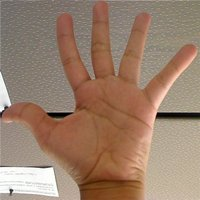
//> input picture Histogram Comparison HSV/Histogram_Comparison_Source_0.jpg, 200 x 200 px
$ ./compareHist_Demo Histogram_Comparison_Source_0.jpg Histogram_Comparison_Source_1.jpg   (built with g++ and OpenCV 4)
//> lines starting //> are read from the running program, lines starting //| are printed output that depends on the picture; after the words box and inside, x2 and y2 are one past the last pixel; in counts of white or black regions, pixels touching at a corner belong together
/**
* @file compareHist_Demo.cpp
* @brief Sample code to use the function compareHist for the HSV colorspace
* @author OpenCV team
*/

//#include "opencv2/imgcodecs.hpp"
#include "opencv2/highgui/highgui.hpp"
#include "opencv2/imgproc/imgproc.hpp"
#include <iostream>
#include <stdio.h>

#include <fstream>

using namespace std;
using namespace cv;

/**
* @function main
*/
int main(int argc, char** argv)
{
	Mat src_base, hsv_base;
	Mat src_test1, hsv_test1;
	Mat src_test2, hsv_test2;
	Mat hsv_half_down;

	/// Load three images with different environment settings
	if (argc < 3)
	{
		printf("** Error. Usage: ./compareHist_Demo <image_settings0> <image_setting1> <image_settings2>\n");
		return -1;
	}

	src_base = imread(argv[1], 1);
//> src_base is the input picture: 200 rows x 200 cols, CV_8UC3; mean B, G, R 107.8, 127.1, 154.3
	src_test1 = imread(argv[2], 1);
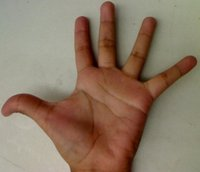
//> input picture Histogram Comparison HSV/Histogram_Comparison_Source_1.jpg, 200 x 172 px
//> src_test1 is the input picture: 172 rows x 200 cols, CV_8UC3; mean B, G, R 101.1, 120.5, 140.6

	/// Convert to HSV
	cvtColor(src_base, hsv_base, COLOR_BGR2HSV);
//> hsv_base: 200 rows x 200 cols, CV_8UC3; mean H, S, V 15.5, 80.3, 154.4
	cvtColor(src_test1, hsv_test1, COLOR_BGR2HSV);
//> hsv_test1: 172 rows x 200 cols, CV_8UC3; mean H, S, V 22, 82.8, 141.4

	hsv_half_down = hsv_base(Range(hsv_base.rows / 2, hsv_base.rows - 1), Range(0, hsv_base.cols - 1));
//> hsv_half_down: 99 rows x 199 cols, CV_8UC3; mean H, S, V 16.3, 93.1, 165.3

	/// Using 50 bins for hue and 60 for saturation
	int h_bins = 50; int s_bins = 60;
	int histSize[] = { h_bins, s_bins };

	// hue varies from 0 to 179, saturation from 0 to 255
	float h_ranges[] = { 0, 180 };
	float s_ranges[] = { 0, 256 };

	const float* ranges[] = { h_ranges, s_ranges };

	// Use the o-th and 1-st channels
	int channels[] = { 0, 1 };


	/// Histograms
	MatND hist_base;
	MatND hist_half_down;
	MatND hist_test1;
	MatND hist_test2;

	/// Calculate the histograms for the HSV images
	calcHist(&hsv_base, 1, channels, Mat(), hist_base, 2, histSize, ranges, true, false);
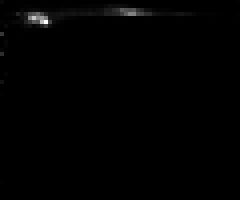
//> hist_base: 50 rows x 60 cols, CV_32FC1 (shown 4 times larger); min 0, max 2117, mean 13.3; drawn with min black and max white
	normalize(hist_base, hist_base, 0, 1, NORM_MINMAX, -1, Mat());
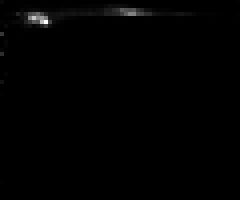
//> hist_base: 50 rows x 60 cols, CV_32FC1 (shown 4 times larger); 15.1% of pixels changed, all inside (x1, y1, x2, y2) = (0, 0, 60, 50)

	calcHist(&hsv_half_down, 1, channels, Mat(), hist_half_down, 2, histSize, ranges, true, false);
	normalize(hist_half_down, hist_half_down, 0, 1, NORM_MINMAX, -1, Mat());
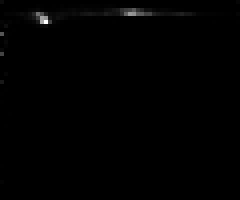
//> hist_half_down: 50 rows x 60 cols, CV_32FC1 (shown 4 times larger); min 0, max 1, mean 0.00492

	calcHist(&hsv_test1, 1, channels, Mat(), hist_test1, 2, histSize, ranges, true, false);
	normalize(hist_test1, hist_test1, 0, 1, NORM_MINMAX, -1, Mat());
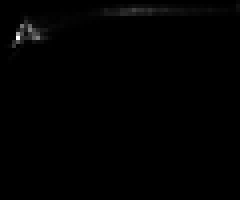
//> hist_test1: 50 rows x 60 cols, CV_32FC1 (shown 4 times larger); min 0, max 1, mean 0.00558

	ofstream myfile;
	myfile.open("example.txt");


	/// Apply the histogram comparison methods
	for (int i = 0; i < 4; i++)
	{
		int compare_method = i;
		double base_base = compareHist(hist_base, hist_base, compare_method);
		double base_half = compareHist(hist_base, hist_half_down, compare_method);
		double base_test1 = compareHist(hist_base, hist_test1, compare_method);

		printf(" Method [%d] Base-Base, Base-Half, Base-Test(1), Base-Test(2) : %f, %f, %f\n", i, base_base, base_half, base_test1);
		myfile << " Method [" << i << "] Base-Base, Base-Half, Base-Test(1), Base-Test(2) : " << "\t" << base_base << ",\t\t" << base_half << ",\t" << base_test1 << ",\t" << endl;

	}
//> this loop made 4 passes
//> (base_base, base_half, base_test1) on passes 1 to 4: (1, 0.881, 0.205), (0, 4.69, 2698), (18.89, 13.08, 5.44), (0, 0.238, 0.68)
//|  Method [0] Base-Base, Base-Half, Base-Test(1), Base-Test(2) : 1.000000, 0.880598, 0.204570
//|  Method [1] Base-Base, Base-Half, Base-Test(1), Base-Test(2) : 0.000000, 4.687529, 2697.981823
//|  Method [2] Base-Base, Base-Half, Base-Test(1), Base-Test(2) : 18.894662, 13.080012, 5.440851
//|  Method [3] Base-Base, Base-Half, Base-Test(1), Base-Test(2) : 0.000000, 0.237860, 0.679826

	myfile.close();
	printf("Done \n");

	system("PAUSE");

	return 0;
}
